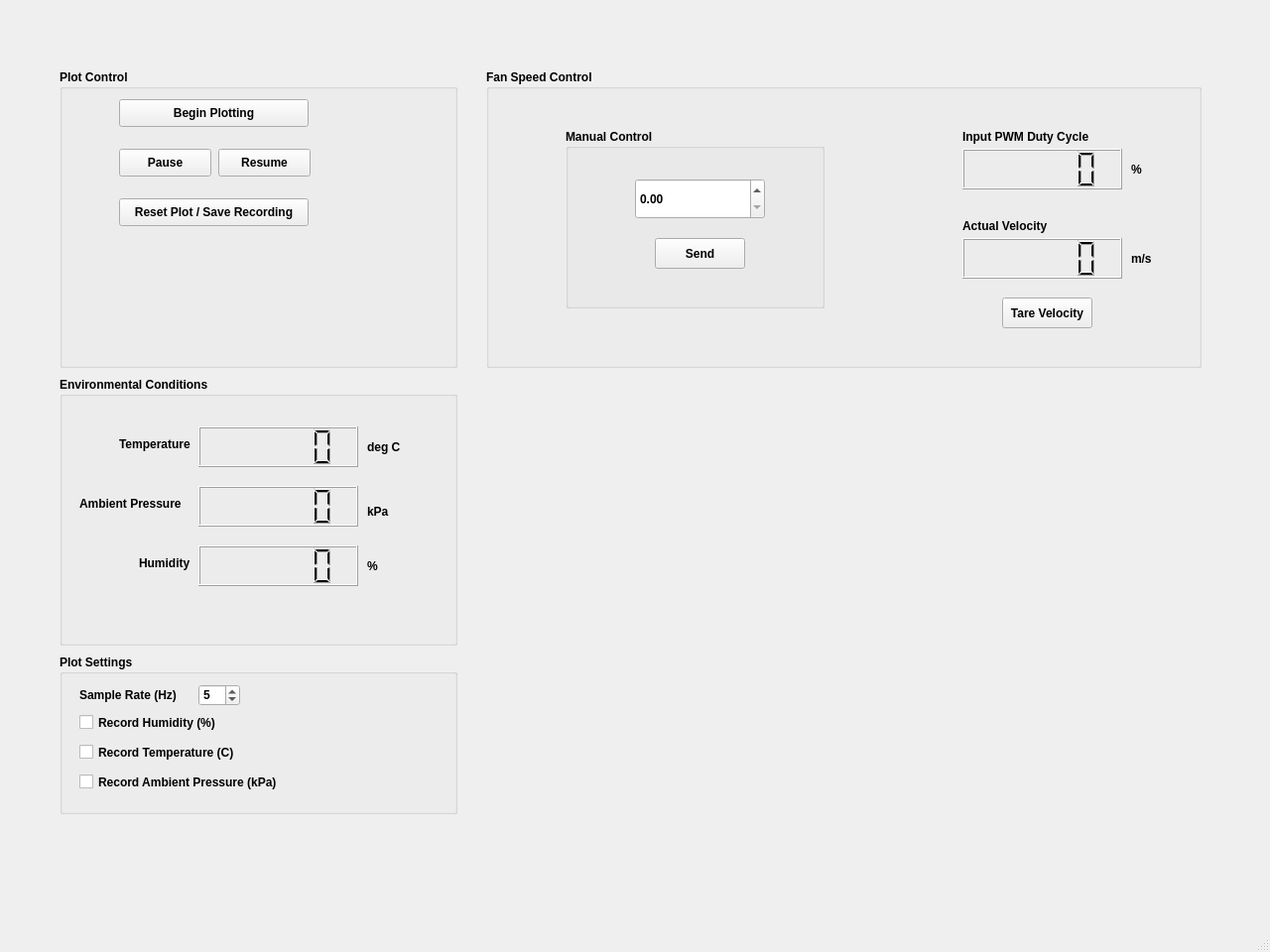
<?xml version="1.0" encoding="UTF-8"?>
<ui version="4.0">
 <class>MainWindow</class>
 <widget class="QMainWindow" name="MainWindow">
  <property name="geometry">
   <rect>
    <x>0</x>
    <y>0</y>
    <width>1280</width>
    <height>960</height>
   </rect>
  </property>
  <property name="windowTitle">
   <string>MainWindow</string>
  </property>
  <widget class="QWidget" name="centralwidget">
   <widget class="PlotWidget" name="livePlot" native="true">
    <property name="geometry">
     <rect>
      <x>490</x>
      <y>390</y>
      <width>721</width>
      <height>431</height>
     </rect>
    </property>
   </widget>
   <widget class="QGroupBox" name="groupBox_3">
    <property name="geometry">
     <rect>
      <x>60</x>
      <y>70</y>
      <width>401</width>
      <height>301</height>
     </rect>
    </property>
    <property name="font">
     <font>
      <weight>75</weight>
      <bold>true</bold>
     </font>
    </property>
    <property name="title">
     <string>Plot Control</string>
    </property>
    <widget class="QPushButton" name="pushButton">
     <property name="geometry">
      <rect>
       <x>60</x>
       <y>30</y>
       <width>191</width>
       <height>28</height>
      </rect>
     </property>
     <property name="text">
      <string>Begin Plotting</string>
     </property>
    </widget>
    <widget class="QPushButton" name="pushButton_3">
     <property name="geometry">
      <rect>
       <x>60</x>
       <y>80</y>
       <width>93</width>
       <height>28</height>
      </rect>
     </property>
     <property name="text">
      <string>Pause</string>
     </property>
    </widget>
    <widget class="QPushButton" name="pushButton_4">
     <property name="geometry">
      <rect>
       <x>160</x>
       <y>80</y>
       <width>93</width>
       <height>28</height>
      </rect>
     </property>
     <property name="text">
      <string>Resume</string>
     </property>
    </widget>
    <widget class="QPushButton" name="pushButton_2">
     <property name="geometry">
      <rect>
       <x>60</x>
       <y>130</y>
       <width>191</width>
       <height>28</height>
      </rect>
     </property>
     <property name="text">
      <string>Reset Plot / Save Recording</string>
     </property>
    </widget>
   </widget>
   <widget class="QGroupBox" name="groupBox_4">
    <property name="geometry">
     <rect>
      <x>60</x>
      <y>660</y>
      <width>401</width>
      <height>161</height>
     </rect>
    </property>
    <property name="font">
     <font>
      <weight>75</weight>
      <bold>true</bold>
     </font>
    </property>
    <property name="title">
     <string>Plot Settings</string>
    </property>
    <widget class="QSpinBox" name="sampleRate">
     <property name="geometry">
      <rect>
       <x>140</x>
       <y>30</y>
       <width>42</width>
       <height>22</height>
      </rect>
     </property>
     <property name="minimum">
      <number>1</number>
     </property>
     <property name="maximum">
      <number>10</number>
     </property>
     <property name="value">
      <number>5</number>
     </property>
    </widget>
    <widget class="QLabel" name="label_4">
     <property name="geometry">
      <rect>
       <x>20</x>
       <y>30</y>
       <width>111</width>
       <height>21</height>
      </rect>
     </property>
     <property name="text">
      <string>Sample Rate (Hz)</string>
     </property>
    </widget>
    <widget class="QCheckBox" name="checkBox">
     <property name="geometry">
      <rect>
       <x>20</x>
       <y>60</y>
       <width>181</width>
       <height>17</height>
      </rect>
     </property>
     <property name="text">
      <string>Record Humidity (%)</string>
     </property>
    </widget>
    <widget class="QCheckBox" name="checkBox_2">
     <property name="geometry">
      <rect>
       <x>20</x>
       <y>120</y>
       <width>211</width>
       <height>17</height>
      </rect>
     </property>
     <property name="text">
      <string>Record Ambient Pressure (kPa)</string>
     </property>
    </widget>
    <widget class="QCheckBox" name="checkBox_3">
     <property name="geometry">
      <rect>
       <x>20</x>
       <y>90</y>
       <width>181</width>
       <height>17</height>
      </rect>
     </property>
     <property name="text">
      <string>Record Temperature (C)</string>
     </property>
    </widget>
   </widget>
   <widget class="QGroupBox" name="groupBox_5">
    <property name="geometry">
     <rect>
      <x>490</x>
      <y>70</y>
      <width>721</width>
      <height>301</height>
     </rect>
    </property>
    <property name="font">
     <font>
      <weight>75</weight>
      <bold>true</bold>
     </font>
    </property>
    <property name="title">
     <string>Fan Speed Control</string>
    </property>
    <widget class="QLCDNumber" name="desiredLCD">
     <property name="geometry">
      <rect>
       <x>480</x>
       <y>80</y>
       <width>161</width>
       <height>41</height>
      </rect>
     </property>
     <property name="smallDecimalPoint">
      <bool>true</bool>
     </property>
    </widget>
    <widget class="QLCDNumber" name="actualLCD">
     <property name="geometry">
      <rect>
       <x>480</x>
       <y>170</y>
       <width>161</width>
       <height>41</height>
      </rect>
     </property>
     <property name="smallDecimalPoint">
      <bool>true</bool>
     </property>
    </widget>
    <widget class="QLabel" name="label_5">
     <property name="geometry">
      <rect>
       <x>480</x>
       <y>60</y>
       <width>151</width>
       <height>16</height>
      </rect>
     </property>
     <property name="text">
      <string>&lt;html&gt;&lt;head/&gt;&lt;body&gt;&lt;p&gt;Input PWM Duty Cycle &lt;/p&gt;&lt;/body&gt;&lt;/html&gt;</string>
     </property>
    </widget>
    <widget class="QLabel" name="label_6">
     <property name="geometry">
      <rect>
       <x>480</x>
       <y>150</y>
       <width>101</width>
       <height>16</height>
      </rect>
     </property>
     <property name="text">
      <string>&lt;html&gt;&lt;head/&gt;&lt;body&gt;&lt;p&gt;&lt;span style=&quot; font-weight:600;&quot;&gt;Actual Velocity&lt;/span&gt;&lt;/p&gt;&lt;/body&gt;&lt;/html&gt;</string>
     </property>
    </widget>
    <widget class="QPushButton" name="tareVelocity">
     <property name="geometry">
      <rect>
       <x>520</x>
       <y>230</y>
       <width>91</width>
       <height>31</height>
      </rect>
     </property>
     <property name="text">
      <string>Tare Velocity</string>
     </property>
    </widget>
    <widget class="QLabel" name="label_13">
     <property name="geometry">
      <rect>
       <x>650</x>
       <y>90</y>
       <width>51</width>
       <height>21</height>
      </rect>
     </property>
     <property name="text">
      <string>%</string>
     </property>
    </widget>
    <widget class="QLabel" name="label_14">
     <property name="geometry">
      <rect>
       <x>650</x>
       <y>180</y>
       <width>51</width>
       <height>21</height>
      </rect>
     </property>
     <property name="text">
      <string>m/s</string>
     </property>
    </widget>
    <widget class="QGroupBox" name="groupBox_8">
     <property name="geometry">
      <rect>
       <x>80</x>
       <y>60</y>
       <width>261</width>
       <height>181</height>
      </rect>
     </property>
     <property name="title">
      <string>Manual Control</string>
     </property>
     <widget class="QDoubleSpinBox" name="manualDuty">
      <property name="geometry">
       <rect>
        <x>70</x>
        <y>50</y>
        <width>131</width>
        <height>41</height>
       </rect>
      </property>
      <property name="maximum">
       <double>100.000000000000000</double>
      </property>
     </widget>
     <widget class="QPushButton" name="sendDuty">
      <property name="geometry">
       <rect>
        <x>90</x>
        <y>110</y>
        <width>91</width>
        <height>31</height>
       </rect>
      </property>
      <property name="text">
       <string>Send</string>
      </property>
     </widget>
    </widget>
   </widget>
   <widget class="QGroupBox" name="groupBox_7">
    <property name="geometry">
     <rect>
      <x>60</x>
      <y>380</y>
      <width>401</width>
      <height>271</height>
     </rect>
    </property>
    <property name="font">
     <font>
      <weight>75</weight>
      <bold>true</bold>
     </font>
    </property>
    <property name="title">
     <string>Environmental Conditions</string>
    </property>
    <widget class="QLabel" name="label_7">
     <property name="geometry">
      <rect>
       <x>60</x>
       <y>60</y>
       <width>81</width>
       <height>16</height>
      </rect>
     </property>
     <property name="text">
      <string>&lt;html&gt;&lt;head/&gt;&lt;body&gt;&lt;p&gt;&lt;span style=&quot; font-weight:600;&quot;&gt;Temperature&lt;/span&gt;&lt;/p&gt;&lt;/body&gt;&lt;/html&gt;</string>
     </property>
    </widget>
    <widget class="QLCDNumber" name="tempLCD">
     <property name="geometry">
      <rect>
       <x>140</x>
       <y>50</y>
       <width>161</width>
       <height>41</height>
      </rect>
     </property>
     <property name="smallDecimalPoint">
      <bool>true</bool>
     </property>
    </widget>
    <widget class="QLabel" name="label_8">
     <property name="geometry">
      <rect>
       <x>20</x>
       <y>120</y>
       <width>111</width>
       <height>16</height>
      </rect>
     </property>
     <property name="text">
      <string>&lt;html&gt;&lt;head/&gt;&lt;body&gt;&lt;p&gt;&lt;span style=&quot; font-weight:600;&quot;&gt;Ambient Pressure&lt;/span&gt;&lt;/p&gt;&lt;/body&gt;&lt;/html&gt;</string>
     </property>
    </widget>
    <widget class="QLabel" name="label_9">
     <property name="geometry">
      <rect>
       <x>80</x>
       <y>180</y>
       <width>55</width>
       <height>16</height>
      </rect>
     </property>
     <property name="text">
      <string>&lt;html&gt;&lt;head/&gt;&lt;body&gt;&lt;p&gt;&lt;span style=&quot; font-weight:600;&quot;&gt;Humidity&lt;/span&gt;&lt;/p&gt;&lt;/body&gt;&lt;/html&gt;</string>
     </property>
    </widget>
    <widget class="QLCDNumber" name="pressureLCD">
     <property name="geometry">
      <rect>
       <x>140</x>
       <y>110</y>
       <width>161</width>
       <height>41</height>
      </rect>
     </property>
     <property name="smallDecimalPoint">
      <bool>true</bool>
     </property>
    </widget>
    <widget class="QLCDNumber" name="humLCD">
     <property name="geometry">
      <rect>
       <x>140</x>
       <y>170</y>
       <width>161</width>
       <height>41</height>
      </rect>
     </property>
     <property name="smallDecimalPoint">
      <bool>true</bool>
     </property>
    </widget>
    <widget class="QLabel" name="label_10">
     <property name="geometry">
      <rect>
       <x>310</x>
       <y>125</y>
       <width>51</width>
       <height>21</height>
      </rect>
     </property>
     <property name="text">
      <string>kPa</string>
     </property>
    </widget>
    <widget class="QLabel" name="label_11">
     <property name="geometry">
      <rect>
       <x>310</x>
       <y>60</y>
       <width>51</width>
       <height>21</height>
      </rect>
     </property>
     <property name="text">
      <string>deg C</string>
     </property>
    </widget>
    <widget class="QLabel" name="label_12">
     <property name="geometry">
      <rect>
       <x>310</x>
       <y>180</y>
       <width>51</width>
       <height>21</height>
      </rect>
     </property>
     <property name="text">
      <string>%</string>
     </property>
    </widget>
   </widget>
  </widget>
  <widget class="QMenuBar" name="menubar">
   <property name="geometry">
    <rect>
     <x>0</x>
     <y>0</y>
     <width>1280</width>
     <height>21</height>
    </rect>
   </property>
  </widget>
  <widget class="QStatusBar" name="statusbar"/>
 </widget>
 <customwidgets>
  <customwidget>
   <class>PlotWidget</class>
   <extends>QWidget</extends>
   <header>pyqtgraph</header>
   <container>1</container>
  </customwidget>
 </customwidgets>
 <resources/>
 <connections/>
</ui>
